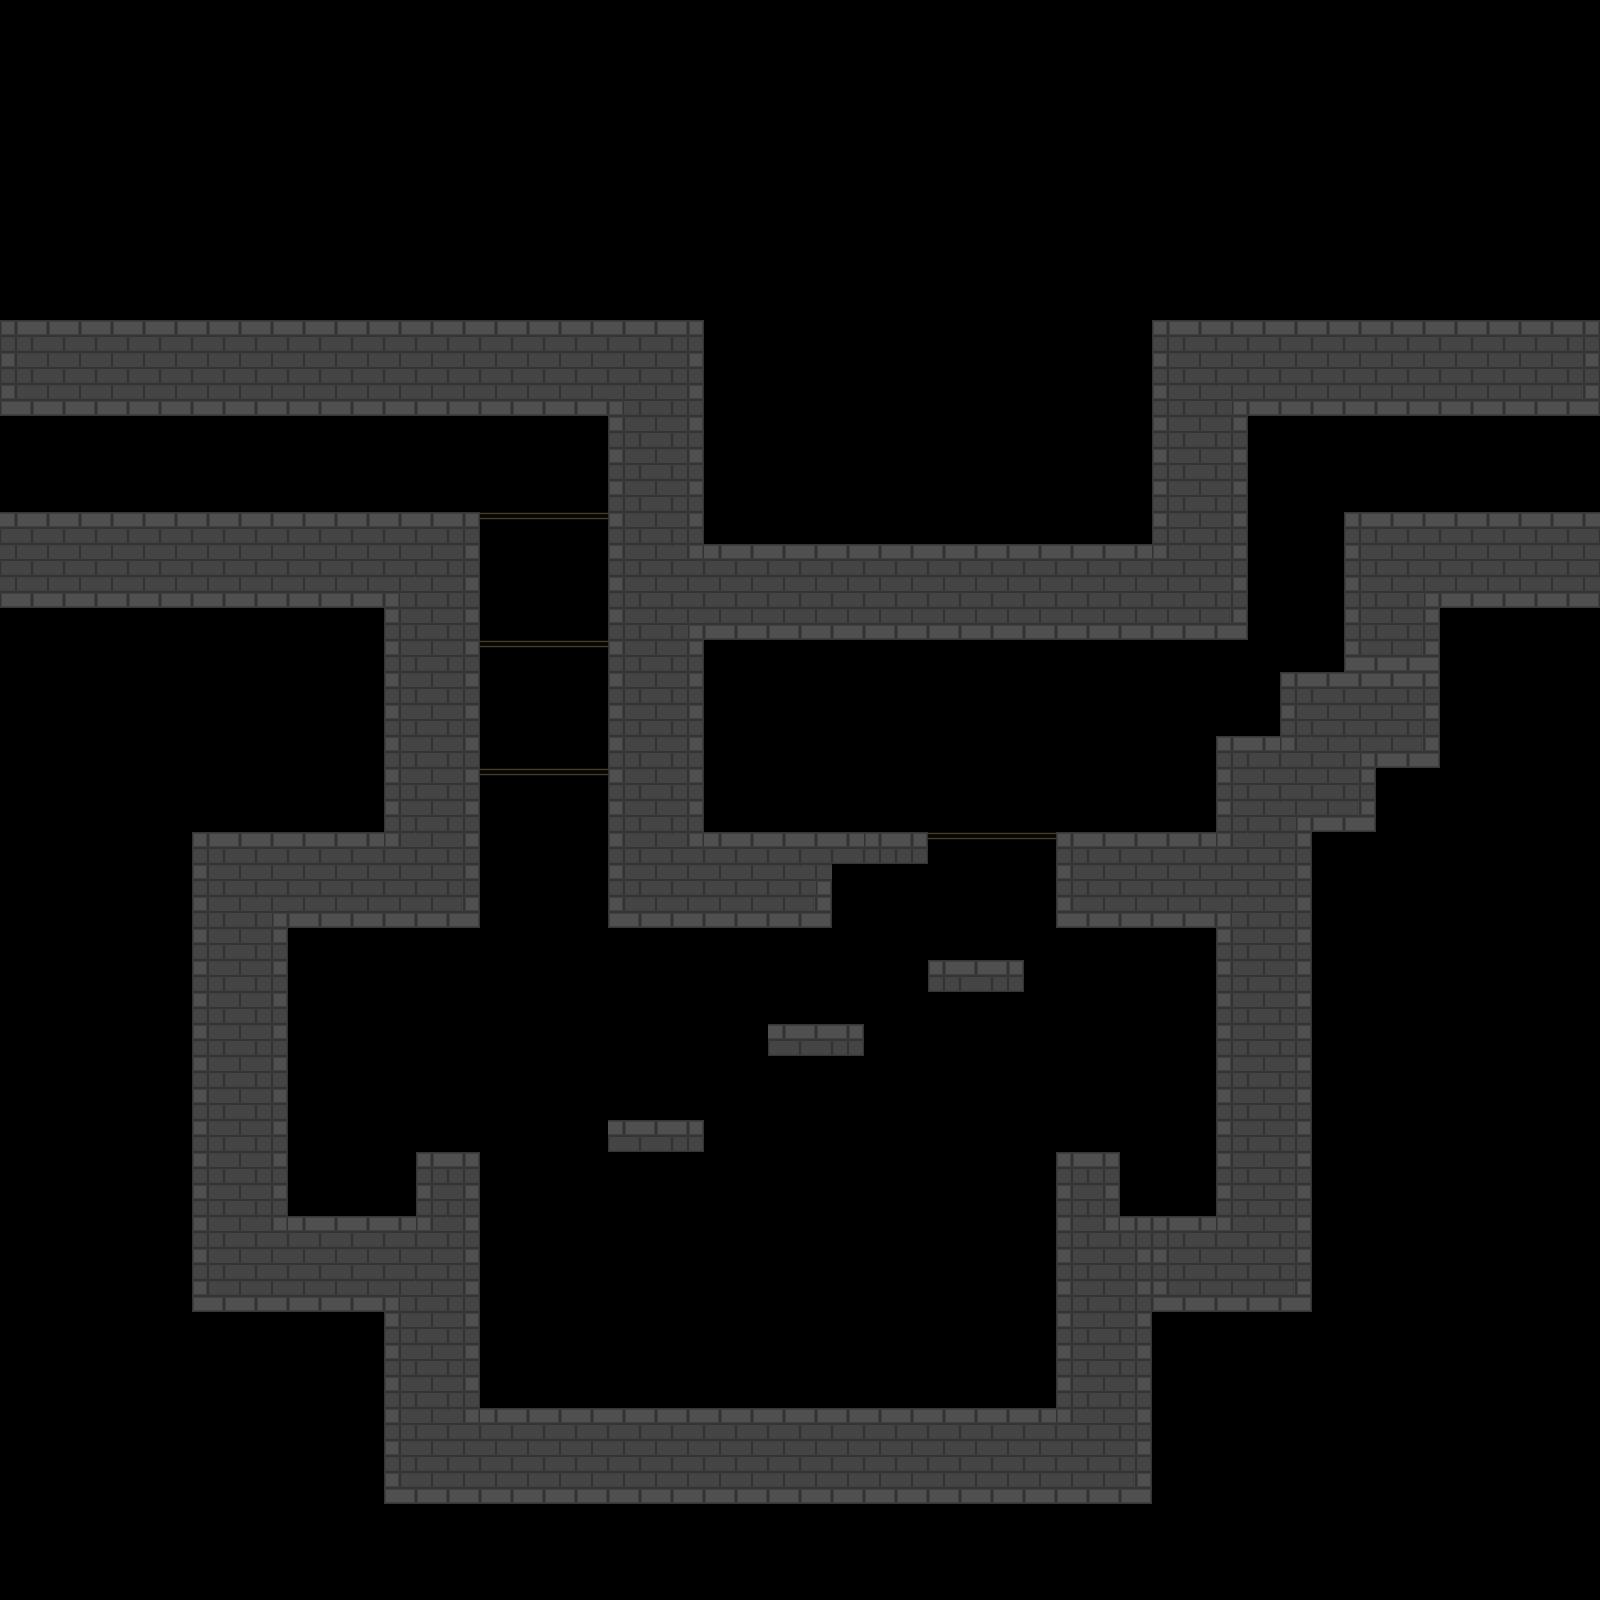

Tiled map render using the project's own tile images. Description and the map definition, with tile-layer contents summarised, below:
An orthogonal 50x50 tile map with 32x32 px tiles, 5 tile layers (Background1, Background2, Background3, Foreground1, ...), 2 tilesets and 8 objects.

<map version="1.0" tiledversion="1.1.5" orientation="orthogonal" renderorder="right-down" width="50" height="50" tilewidth="32" tileheight="32" infinite="0" nextobjectid="20">
 <properties>
  <property name="unity:scale" value="0.03125" />
 </properties>
 <tileset firstgid="1" source="../../Tilesets/Example.tsx" />
 <tileset firstgid="31" source="../../Tilesets/lab.tsx" />
 <layer name="Background1" width="50" height="50">
  <properties>
   <property name="unity:sortingOrder" type="int" value="-3" />
  </properties>
  <data>[2500 cells, 0 non-empty, 0 distinct tile ids]</data>
 </layer>
 <layer name="Background2" width="50" height="50">
  <properties>
   <property name="unity:sortingOrder" type="int" value="-4" />
  </properties>
  <data>[2500 cells, 0 non-empty, 0 distinct tile ids]</data>
 </layer>
 <layer name="Background3" width="50" height="50">
  <properties>
   <property name="unity:sortingOrder" type="int" value="-3" />
  </properties>
  <data>[2500 cells, 0 non-empty, 0 distinct tile ids]</data>
 </layer>
 <layer name="Foreground1" width="50" height="50">
  <properties>
   <property name="unity:sortingOrder" type="int" value="3" />
  </properties>
  <data>[2500 cells, 0 non-empty, 0 distinct tile ids]</data>
 </layer>
 <layer name="Foreground2" width="50" height="50">
  <properties>
   <property name="unity:sortingOrder" type="int" value="4" />
  </properties>
  <data>[2500 cells, 636 non-empty, 14 distinct tile ids]</data>
 </layer>
 <objectgroup name="walls">
  <properties>
   <property name="unity:layer" value="Obstacle" />
  </properties>
  <object id="12" x="0" y="416">
   <polyline points="0,0 576,0 608,0 608,512 832,512 832,480 832,448 928,448 928,416 704,416 704,224 1248,224 1248,0 1600,0 1600,96 1344,96 1344,256 1280,256 1280,320 1216,320 1216,416 1056,416 1056,512 1216,512 1216,800 1120,800 1120,736 1056,736 1056,960 1056,992 480,992 480,736 416,736 416,800 288,800 288,512 480,512 480,96 0,96 0,0" />
  </object>
  <object id="13" x="608" y="1120">
   <polyline points="0,0 96,0 96,32 0,32 0,0" />
  </object>
  <object id="14" x="768" y="1024">
   <polyline points="0,0 96,0 96,32 0,32 0,0" />
  </object>
  <object id="15" x="928" y="960">
   <polyline points="0,0 96,0 96,32 0,32 0,0" />
  </object>
 </objectgroup>
 <objectgroup name="JumpThru">
  <properties>
   <property name="unity:layer" value="Obstacle" />
   <property name="unity:tag" value="JumpThru" />
  </properties>
  <object id="16" x="928" y="832">
   <polyline points="0,0 128,0" />
  </object>
  <object id="17" x="480" y="768">
   <polyline points="0,0 128,0" />
  </object>
  <object id="18" x="480" y="640">
   <polyline points="0,0 128,0" />
  </object>
  <object id="19" x="480" y="512">
   <polyline points="0,0 128,0" />
  </object>
 </objectgroup>
</map>
